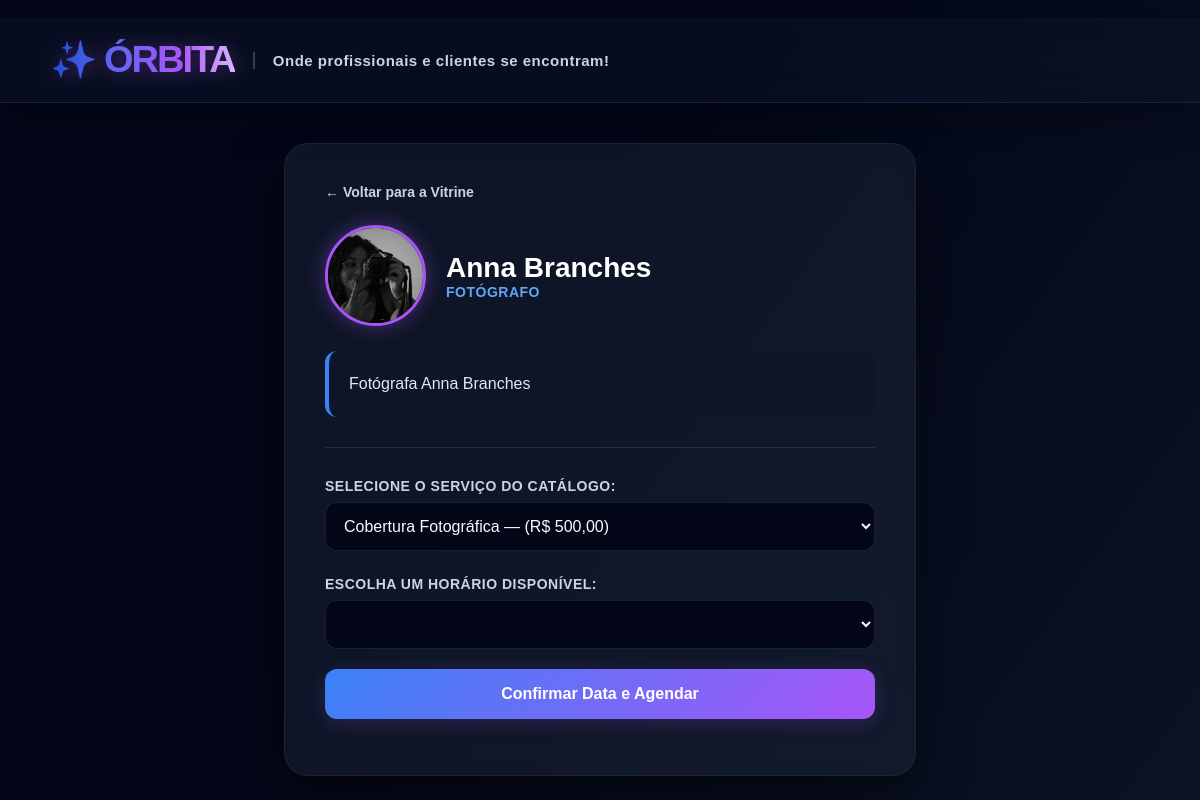
Page /profissional/1/ on the earlier database version.
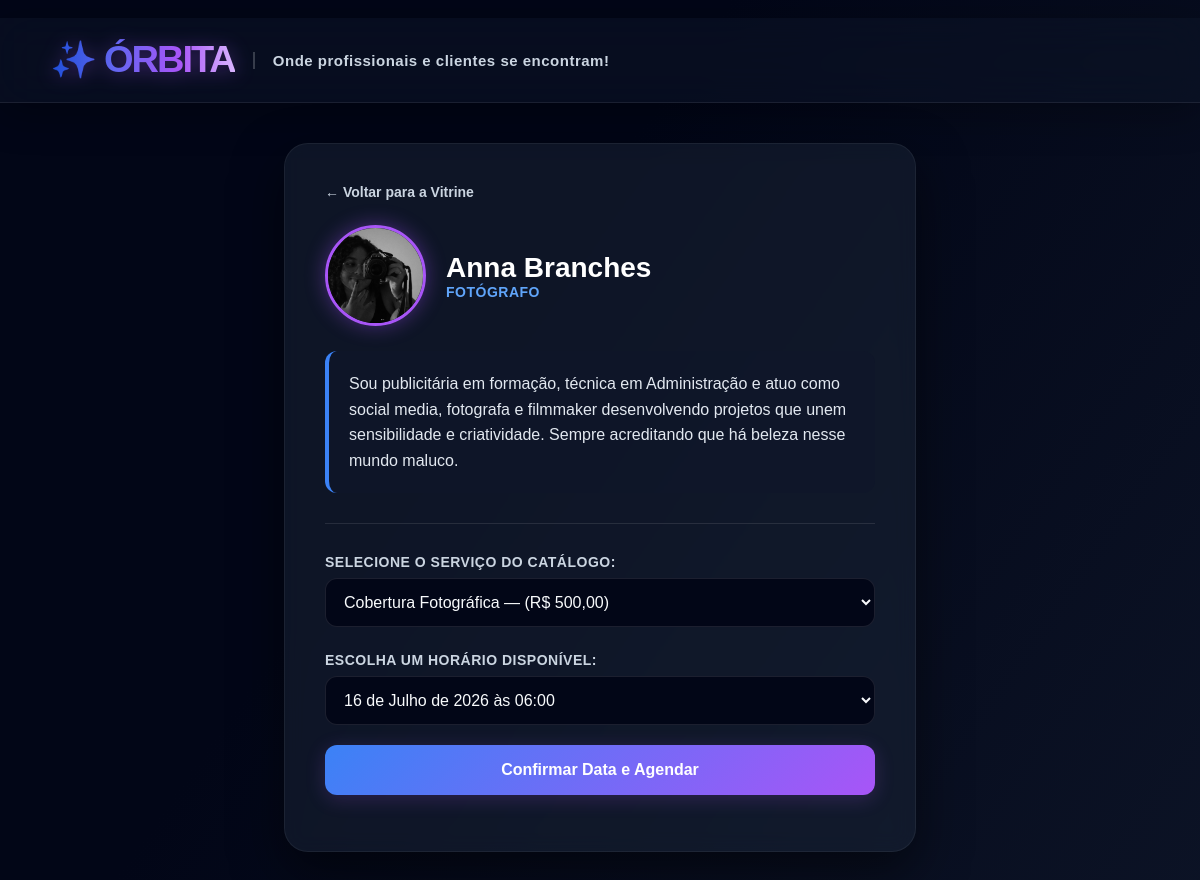
Same page on the later database version.
### agenda/models.py (models this page shows, shortened)
class Profissional(models.Model):
    NICHOS = [
        ('FOTO', 'Fotógrafo'),
        ('TRAN', 'Trancista'),
        ('BARB', 'Barbeiro'),
        ('EVEN', 'Produtor de Eventos'),
        ('NAIL', 'Nail Designer'),
        ('SERR', 'Trio Pé de Serra'),
    ]
    nome = models.CharField(max_length=100)
    nicho = models.CharField(max_length=4, choices=NICHOS)
    foto = models.ImageField(upload_to='profissionais/', blank=True, null=True, help_text="Suba a foto do profissional")
    whatsapp = models.CharField(max_length=15, help_text="Ex: 5584999999999")
    bio = models.TextField()

### agenda/views.py (the view, shortened to what this page needs)
# urls.py: path('profissional/<int:profissional_id>/', views.perfil_profissional, name='perfil_profissional'),
def perfil_profissional(request, profissional_id):
    profissional = get_object_or_404(Profissional, pk=profissional_id)
    servicos = profissional.servicos.all()
    horarios = profissional.horarios.filter(disponivel=True) # Mude para profissional se estiver errado
    whatsapp_link = None
    return render(request, 'agenda/perfil.html', {
        'profissional': profissional,
        'servicos': servicos,
        'horarios': horarios,
        'whatsapp_link': whatsapp_link
    })

### agenda/templates/agenda/perfil.html (shortened to what this page needs)
﻿<!DOCTYPE html>
<html lang="pt-br">
<head>
</head>
<body>
    <nav class="navbar">
        <div class="navbar-container">
            <a href="/" class="brand-name">✨ ÓRBITA</a>
            <span class="brand-sub">Onde profissionais e clientes se encontram!</span>
        </div>
    </nav>
<div class="container">
    <a href="/" class="btn-voltar">← Voltar para a Vitrine</a>
    <div class="topo-perfil">
        {% if profissional.foto %}
            <img src="{{ profissional.foto.url }}" alt="Foto de {{ profissional.nome }}" class="perfil-avatar">
        {% else %}
            <div class="perfil-avatar-vazio">👤</div>
        {% endif %}
        <div>
            <h2>{{ profissional.nome }}</h2>
            <span style="color: #60a5fa; font-weight: 700; font-size: 14px; text-transform: uppercase; letter-spacing: 0.5px;">{{ profissional.get_nicho_display }}</span>
        </div>
    </div>
    <p class="bio">{{ profissional.bio }}</p>
    <hr style="border: 0; border-top: 1px solid rgba(255,255,255,0.1); margin: 30px 0;">
    {% if not whatsapp_link %}
    <form method="POST">
        <label>Selecione o Serviço do Catálogo:</label>
        <select name="servico" required>
            {% for s in servicos %}
            <option value="{{ s.id }}">{{ s.nome }} — (R$ {{ s.preco_base }})</option>
            {% endfor %}
        </select>
        <label>Escolha um Horário Disponível:</label>
        <select name="horario" required>
            {% for h in horarios %}
            <option value="{{ h.id }}">{{ h.data }} às {{ h.hora }}</option>
            {% endfor %}
        </select>
        <button type="submit" class="btn-confirmar">Confirmar Data e Agendar</button>
    </form>
    {% endif %}
</div>
</body>
</html>

### agenda/templates/agenda/perfil.html (style rules this page uses)
body { font-family: 'Plus Jakarta Sans', sans-serif; background: linear-gradient(125deg, #020617 10%, #0f172a 30%, #1e1b4b 50%, #311042 75%, #4c0519 100%); background-size: 400% 400%; animation: aurora 20s ease infinite; margin: 0; padding: 0; color: #f8fafc; min-height: 100vh; }
.navbar { background-color: rgba(15, 23, 42, 0.45); padding: 20px 30px; border-bottom: 1px solid rgba(255, 255, 255, 0.08); margin-bottom: 40px; backdrop-filter: blur(20px); -webkit-backdrop-filter: blur(20px); box-shadow: 0 10px 40px rgba(0,0,0,0.3); }
.navbar-container { max-width: 1100px; margin: auto; display: flex; align-items: center; }
.brand-name { font-family: 'Syne', sans-serif; font-size: 38px; font-weight: 800; letter-spacing: -2px; text-decoration: none; text-transform: uppercase; font-style: normal; transform: scaleY(0.95); background: linear-gradient(to right, #1d4ed8 0%, #6366f1 35%, #a855f7 70%, #d8b4fe 100%); -webkit-background-clip: text; background-clip: text; -webkit-text-fill-color: transparent; display: inline-flex; align-items: center; gap: 8px; filter: drop-shadow(0 2px 10px rgba(168, 85, 247, 0.4)); }
.brand-sub { color: #cbd5e1; font-size: 15px; margin-left: 18px; padding-left: 18px; border-left: 2px solid rgba(255,255,255,0.2); font-weight: 700; letter-spacing: 0.5px; }
.container { max-width: 550px; margin: 40px auto; background: rgba(30, 41, 59, 0.45); padding: 40px; border-radius: 24px; box-shadow: 0 20px 50px rgba(0,0,0,0.5); border: 1px solid rgba(255,255,255,0.06); backdrop-filter: blur(10px); -webkit-backdrop-filter: blur(10px); }
.btn-voltar { color: #cbd5e1; text-decoration: none; font-size: 14px; font-weight: 700; display: inline-block; margin-bottom: 25px; }
.topo-perfil { display: flex; align-items: center; gap: 20px; margin-bottom: 25px; }
.perfil-avatar { width: 95px; height: 95px; border-radius: 50%; object-fit: cover; border: 3px solid #a855f7; box-shadow: 0 0 20px rgba(168, 85, 247, 0.4); }
h2 { margin: 0; color: #ffffff; font-size: 28px; font-weight: 700; }
.bio { background: rgba(15, 23, 42, 0.6); padding: 20px; border-left: 4px solid #3b82f6; border-radius: 12px; color: #e2e8f0; line-height: 1.6; }
label { display: block; margin-top: 25px; margin-bottom: 8px; font-weight: bold; color: #cbd5e1; font-size: 14px; text-transform: uppercase; letter-spacing: 0.5px; }
select { width: 100%; padding: 14px; background: #020617; border: 1px solid rgba(255,255,255,0.1); border-radius: 12px; font-size: 16px; color: #f8fafc; outline: none; font-family: inherit; }
.btn-confirmar { width: 100%; padding: 16px; background: linear-gradient(135deg, #3b82f6, #a855f7); color: white; border: none; border-radius: 12px; font-size: 16px; font-weight: bold; cursor: pointer; margin-top: 20px; transition: all 0.2s; box-shadow: 0 4px 20px rgba(168, 85, 247, 0.2); font-family: inherit; }

Differences in the rows shown:
changed Profissional "Anna Branches": bio "Fotógrafa Anna Branches" → "Sou publicitária em formação, técnica em Administração e atuo como social media, fotografa e filmmaker desenvolvendo projetos que unem sensibilidade e criatividade. Sempre acreditando que há beleza nesse mundo maluco."
Other differences:
form field horario: (not shown) → "16 de Julho de 2026 às 06:00"
